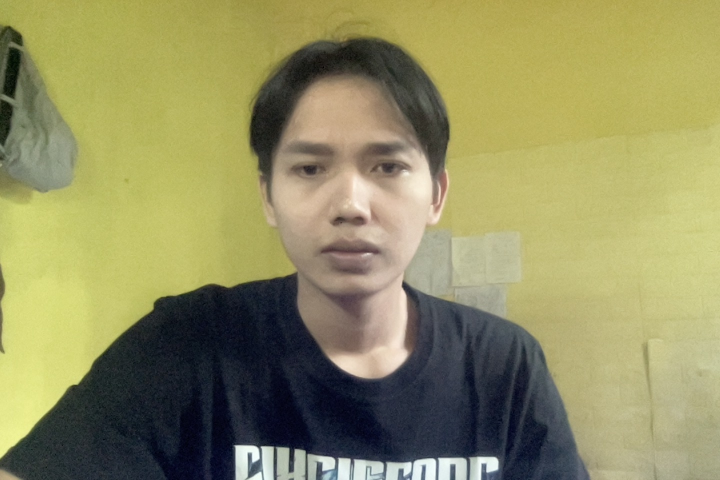
#> input picture foto.jpg, 1440 x 960 px, given in place of the camera (shown at 1/2 size)
$ python mobile_antispoof.py   (older library calls are emulated)
#> lines starting #> are read from the running program, lines starting #| are printed output that depends on the picture; after the words box and inside, x2 and y2 are one past the last pixel; in counts of white or black regions, pixels touching at a corner belong together
#> in run_detection, frame is the input picture: shape (960, 1440, 3); mean B, G, R 97.2, 143.2, 145.9
#!/usr/bin/env python3
"""
Mobile-Style Anti-Spoofing System
Version 1.0 - Pendekatan praktis untuk face login seperti di mobile device
Menggunakan multiple detection methods: texture analysis, motion detection, dan liveness detection
"""

import cv2
import numpy as np
import logging
import time
import os
from pathlib import Path
import threading
from collections import deque

# Setup logging
logging.basicConfig(
    level=logging.INFO,
    format='%(asctime)s - %(levelname)s - %(message)s',
    handlers=[
        logging.FileHandler('mobile_antispoof.log'),
        logging.StreamHandler()
    ]
)
logger = logging.getLogger(__name__)

class MobileAntiSpoofDetector:
    def __init__(self):
        """Initialize Mobile-Style Anti-Spoofing Detector"""
        logger.info("🚀 Inisialisasi Mobile Anti-Spoofing System...")

        # Load face cascade
        try:
            cascade_path = cv2.data.haarcascades + 'haarcascade_frontalface_default.xml'
            self.face_cascade = cv2.CascadeClassifier(cascade_path)

            if self.face_cascade.empty():
                raise Exception("Could not load face cascade")
            logger.info("✓ Face cascade loaded")
        except Exception as e:
            logger.error(f"❌ Error loading cascade: {e}")
            raise

        # Detection settings
        self.frame_skip = 2  # Process every 2nd frame for better performance

        # Multi-method detection parameters
        self.texture_threshold = 50  # Texture variance threshold
        self.motion_threshold = 3.0  # Motion detection threshold
        self.face_size_threshold = 80  # Minimum face size
        self.stability_frames = 5  # Frames needed for stable detection

        # History tracking
        self.face_history = deque(maxlen=10)  # Track face positions
        self.texture_history = deque(maxlen=7)  # Track texture scores
        self.motion_history = deque(maxlen=5)  # Track motion scores
        self.size_history = deque(maxlen=8)  # Track face sizes

        # Liveness detection
        self.blink_detector = BlinkDetector()
        self.head_movement_detector = HeadMovementDetector()

        # Results
        self.current_result = "UNKNOWN"
        self.confidence_score = 0.0
        self.detection_reasons = []

        # Stats
        self.frame_count = 0
        self.real_count = 0
        self.fake_count = 0
        self.processing_times = []

        logger.info("✓ Mobile Anti-Spoofing Detector ready!")

    # [99 lines left out: functions analyze_texture, analyze_motion, analyze_face_size_stability, not called in this run]

    def detect_faces(self, frame):
        """Detect faces with enhanced parameters"""
        try:
            gray = cv2.cvtColor(frame, cv2.COLOR_BGR2GRAY)
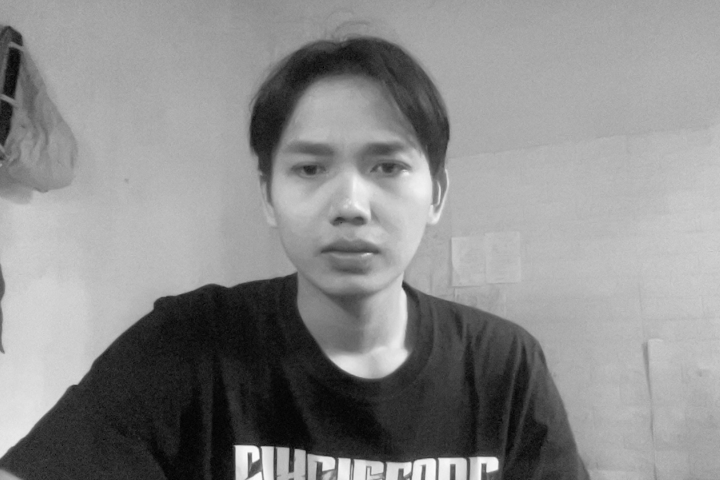
#> gray: shape (960, 1440) (shown at 1/2 size); min 1, max 253, mean 138.8

            # Apply histogram equalization for better detection
            gray = cv2.equalizeHist(gray)
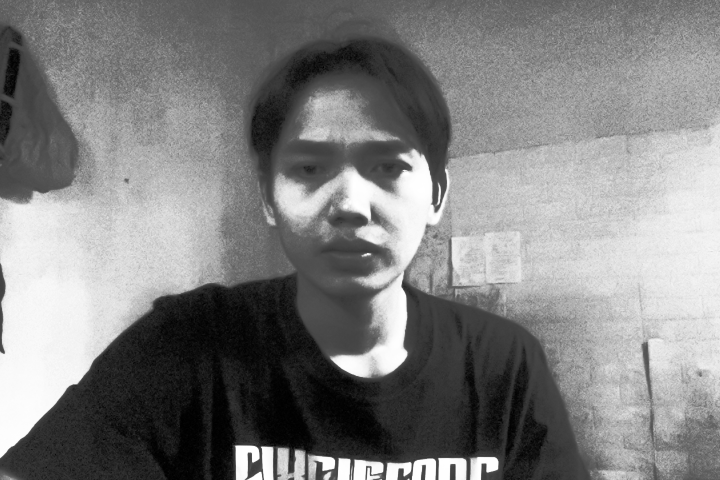
#> gray: shape (960, 1440) (shown at 1/2 size); min 0, max 255, mean 128.7

            faces = self.face_cascade.detectMultiScale(
                gray,
                scaleFactor=1.05,  # Smaller scale factor for better detection
                minNeighbors=4,    # Reduced for better sensitivity
                minSize=(self.face_size_threshold, self.face_size_threshold),
                maxSize=(300, 300),
                flags=cv2.CASCADE_SCALE_IMAGE
            )
#> faces = [[1175, 711, 131, 131]]

            return faces

        except Exception as e:
            logger.error(f"Error in face detection: {e}")
            return []

    # [93 lines left out: function make_decision, not called in this run]

    def run_detection(self):
        """Run mobile-style anti-spoofing detection"""
        logger.info("🎬 Starting Mobile Anti-Spoofing Detection...")

        # Open camera
        cap = cv2.VideoCapture(0)
        if not cap.isOpened():
            logger.error("❌ Cannot open camera")
            return

        # Set camera properties for mobile-like experience
        cap.set(cv2.CAP_PROP_FRAME_WIDTH, 640)   # Lower resolution for better performance
        cap.set(cv2.CAP_PROP_FRAME_HEIGHT, 480)
        cap.set(cv2.CAP_PROP_FPS, 30)
        cap.set(cv2.CAP_PROP_BUFFERSIZE, 1)

        logger.info("✓ Camera initialized")

        print("\n" + "="*80)
        print("    📱 MOBILE ANTI-SPOOFING SYSTEM v1.0")
        print("="*80)
        print("Features:")
        print("✓ Texture Analysis (like photos vs real skin)")
        print("✓ Motion Detection (natural micro-movements)")
        print("✓ Size Stability (consistent face size)")
        print("✓ Blink Detection (liveness check)")
        print("✓ Mobile-optimized algorithms")
        print("\nControls:")
        print("q=quit | s=screenshot | d=debug | r=reset")
        print("="*80)

        show_debug = True

        # Performance tracking
        fps_counter = 0
        fps_start = time.time()
        display_fps = 0

        try:
            while True:
                ret, frame = cap.read()
                if not ret:
                    continue

                self.frame_count += 1

                # Calculate FPS
                fps_counter += 1
                if fps_counter % 30 == 0:
                    fps_end = time.time()
                    display_fps = 30 / (fps_end - fps_start)
                    fps_start = fps_end

                # Detect faces
                faces = self.detect_faces(frame)
#> faces = [[1175, 711, 131, 131]]

                # Process faces
                should_process = len(faces) > 0 and (self.frame_count % self.frame_skip == 0)
#> should_process = False

                if should_process:
                    # Process the largest face
                    if len(faces) > 0:
                        # Sort by area
                        faces_with_area = [(x, y, w, h, w*h) for x, y, w, h in faces]
                        faces_with_area.sort(key=lambda f: f[4], reverse=True)
                        x, y, w, h, _ = faces_with_area[0]

                        start_time = time.time()

                        # Extract face region
                        face_region = frame[y:y+h, x:x+w]
                        face_center = (x + w//2, y + h//2)
                        face_size = w * h

                        # Multi-method analysis
                        texture_result = self.analyze_texture(face_region)
                        motion_result = self.analyze_motion(face_center)
                        size_result = self.analyze_face_size_stability(face_size)

                        # Update blink detector
                        self.blink_detector.update(face_region)

                        processing_time = time.time() - start_time
                        self.processing_times.append(processing_time)

                        # Make decision
                        decision, confidence, reasons = self.make_decision()

                        self.current_result = decision
                        self.confidence_score = confidence
                        self.detection_reasons = reasons

                        # Update stats
                        if decision == "REAL":
                            self.real_count += 1
                        elif decision == "FAKE":
                            self.fake_count += 1

                        # Log result
                        logger.info(f"Frame {self.frame_count}: {decision} "
                                  f"- Conf: {confidence:.3f}, Time: {processing_time:.3f}s")
                        logger.info(f"Reasons: {', '.join(reasons)}")

                # Draw results
                for (x, y, w, h) in faces:
                    # Color based on result
                    if self.current_result == "REAL":
                        color = (0, 255, 0)  # Green
                        status_text = f"REAL ({self.confidence_score:.2f})"
                    elif self.current_result == "FAKE":
                        color = (0, 0, 255)  # Red
                        status_text = f"FAKE ({self.confidence_score:.2f})"
                    else:
                        color = (0, 255, 255)  # Yellow
                        status_text = self.current_result

                    # Draw face rectangle
                    cv2.rectangle(frame, (x, y), (x+w, y+h), color, 2)

                    # Draw status text
                    cv2.putText(frame, status_text, (x, y-10),
                              cv2.FONT_HERSHEY_SIMPLEX, 0.7, color, 2)

                    # Debug information
                    if show_debug and self.detection_reasons:
                        debug_y = y + h + 20
                        for reason in self.detection_reasons[-3:]:  # Show last 3 reasons
                            cv2.putText(frame, reason, (x, debug_y),
                                      cv2.FONT_HERSHEY_SIMPLEX, 0.4, color, 1)
                            debug_y += 15
#> this loop made 1 pass
#> (x, y, w, h, color, status_text) on pass 1: (1175, 711, 131, 131, (0, 255, 255), 'UNKNOWN')
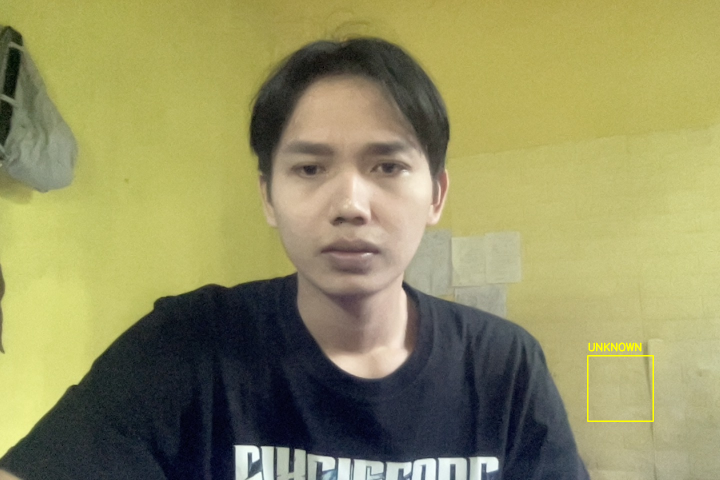
#> frame: shape (960, 1440, 3) (shown at 1/2 size); 0.18% of pixels changed, all inside (x1, y1, x2, y2) = (1174, 685, 1308, 844)

                # Status information
                status_y = 25
                status_lines = [
                    f"FPS: {display_fps:.1f} | Frames: {self.frame_count} | Faces: {len(faces)}",
                    f"Real: {self.real_count} | Fake: {self.fake_count} | Current: {self.current_result}",
                    f"Texture samples: {len(self.texture_history)} | Motion samples: {len(self.motion_history)}"
                ]
#> status_lines = ['FPS: 0.0 | Frames: 1 | Faces: 1', 'Real: 0 | Fake: 0 | Current: UNKNOWN', 'Texture samples: 0 | Motion samples: 0']

                for line in status_lines:
                    cv2.putText(frame, line, (10, status_y),
                              cv2.FONT_HERSHEY_SIMPLEX, 0.5, (255, 255, 255), 1)
                    status_y += 20
#> this loop made 3 passes
#> (line, status_y) on passes 1 to 3: ('FPS: 0.0 | Frames: 1 | Faces: 1', 45), ('Real: 0 | Fake: 0 | Current: UNKNOWN', 65), ('Texture samples: 0 | Motion samples: 0', 85)
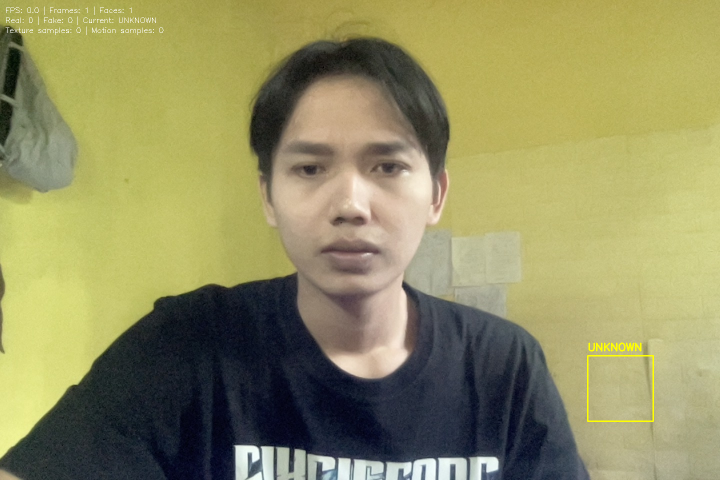
#> frame: shape (960, 1440, 3) (shown at 1/2 size); 0.12% of pixels changed, all inside (x1, y1, x2, y2) = (11, 13, 327, 70)
#> after the loop, status_y = 85

                # Performance indicator
                if self.processing_times:
                    avg_time = np.mean(self.processing_times[-10:])
                    perf_color = (0, 255, 0) if avg_time < 0.02 else (0, 255, 255) if avg_time < 0.05 else (0, 0, 255)
                    cv2.putText(frame, f"Avg: {avg_time:.3f}s", (frame.shape[1]-120, 25),
                              cv2.FONT_HERSHEY_SIMPLEX, 0.4, perf_color, 1)

                # Show frame
                cv2.imshow('Mobile Anti-Spoofing System v1.0', frame)

                # Handle keys
                key = cv2.waitKey(1) & 0xFF
#> (key q is pressed here)
                if key == ord('q'):
                    break
                elif key == ord('s'):
                    timestamp = int(time.time())
                    filename = f"mobile_antispoof_{timestamp}.jpg"
                    cv2.imwrite(filename, frame)
                    logger.info(f"📸 Screenshot: {filename}")
                elif key == ord('d'):
                    show_debug = not show_debug
                    logger.info(f"🔍 Debug: {'ON' if show_debug else 'OFF'}")
                elif key == ord('r'):
                    # Reset
                    self.frame_count = 0
                    self.real_count = 0
                    self.fake_count = 0
                    self.face_history.clear()
                    self.texture_history.clear()
                    self.motion_history.clear()
                    self.size_history.clear()
                    self.processing_times.clear()
                    self.current_result = "UNKNOWN"
                    self.confidence_score = 0.0
                    self.detection_reasons = []
                    logger.info("🔄 Stats reset")

        except KeyboardInterrupt:
            logger.info("🛑 Stopped by user")

        finally:
            # Cleanup
            cap.release()
            cv2.destroyAllWindows()

            # Final summary
            logger.info("=== MOBILE ANTISPOOFING SESSION SUMMARY ===")
            logger.info(f"Total frames: {self.frame_count}")
            logger.info(f"Real detections: {self.real_count}")
            logger.info(f"Fake detections: {self.fake_count}")

            if self.frame_count > 0:
                real_percentage = (self.real_count / (self.real_count + self.fake_count)) * 100 if (self.real_count + self.fake_count) > 0 else 0
                logger.info(f"Real percentage: {real_percentage:.1f}%")

            if self.processing_times:
                avg_time = np.mean(self.processing_times)
                logger.info(f"Average processing time: {avg_time:.3f}s")


class BlinkDetector:
    def __init__(self):
        """Simple blink detector for liveness"""
        self.eye_cascade = cv2.CascadeClassifier(cv2.data.haarcascades + 'haarcascade_eye.xml')
        self.blink_history = deque(maxlen=30)  # Store 30 frames of eye detection
        self.recent_blinks = 0

    # [27 lines left out: function update, not called in this run]

    def get_recent_blinks(self):
        """Get recent blink count"""
        return self.recent_blinks if len(self.blink_history) >= 10 else None


class HeadMovementDetector:
    def __init__(self):
        """Simple head movement detector"""
        self.position_history = deque(maxlen=20)

    def update(self, face_center):
        """Update head movement tracking"""
        self.position_history.append(face_center)

    # [15 lines left out: function get_movement_score, not called in this run]


if __name__ == "__main__":
    try:
        detector = MobileAntiSpoofDetector()
        detector.run_detection()
    except Exception as e:
        logger.error(f"💥 Critical error: {e}")
        print(f"\n❌ Error: {e}")
        print("📋 Check log: mobile_antispoof.log")
